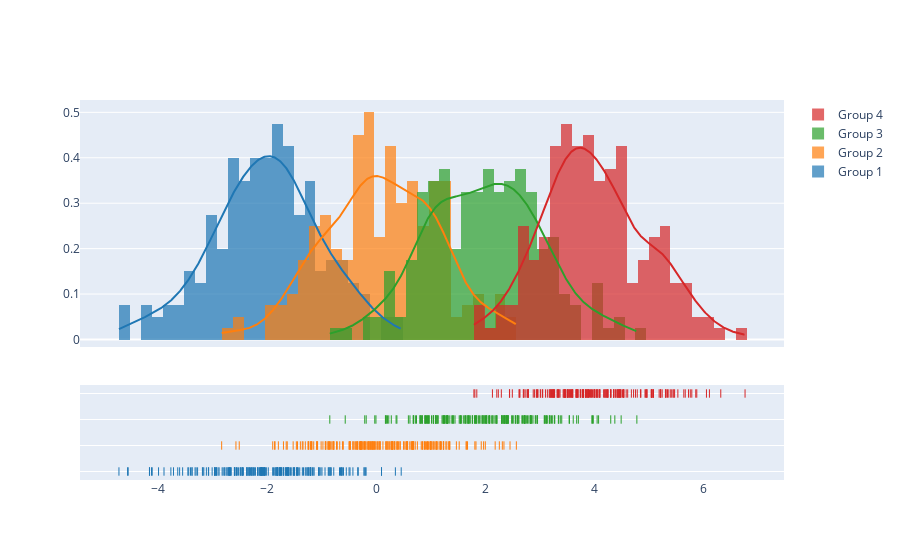

Source (notebook cell):
### Code cell
import plotly.figure_factory as ff

# Add histogram data
x1 = np.random.randn(200) - 2
x2 = np.random.randn(200)
x3 = np.random.randn(200) + 2
x4 = np.random.randn(200) + 4

# Group data together
hist_data = [x1, x2, x3, x4]

group_labels = ['Group 1', 'Group 2', 'Group 3', 'Group 4']

# Create distplot with custom bin_size
fig = ff.create_distplot(hist_data, group_labels, bin_size=.2)
fig.show()

### Figure 1 — Plotly figure (JSON) as saved in the notebook; plotly's stock layout.template omitted (floating-point values rounded to 4 significant figures; data arrays with more than 128 entries replaced by an {"elided": "..."} marker saying what was removed)
{"data": [{"autobinx": false, "histnorm": "probability density", "legendgroup": "Group 1", "marker": {"color": "rgb(31, 119, 180)"}, "name": "Group 1", "opacity": 0.7, "type": "histogram", "x": {"elided": "200 float values"}, "xaxis": "x", "xbins": {"end": 0.4604, "size": 0.2, "start": -4.711}, "yaxis": "y"}, {"autobinx": false, "histnorm": "probability density", "legendgroup": "Group 2", "marker": {"color": "rgb(255, 127, 14)"}, "name": "Group 2", "opacity": 0.7, "type": "histogram", "x": {"elided": "200 float values"}, "xaxis": "x", "xbins": {"end": 2.57, "size": 0.2, "start": -2.829}, "yaxis": "y"}, {"autobinx": false, "histnorm": "probability density", "legendgroup": "Group 3", "marker": {"color": "rgb(44, 160, 44)"}, "name": "Group 3", "opacity": 0.7, "type": "histogram", "x": {"elided": "200 float values"}, "xaxis": "x", "xbins": {"end": 4.778, "size": 0.2, "start": -0.8479}, "yaxis": "y"}, {"autobinx": false, "histnorm": "probability density", "legendgroup": "Group 4", "marker": {"color": "rgb(214, 39, 40)"}, "name": "Group 4", "opacity": 0.7, "type": "histogram", "x": {"elided": "200 float values"}, "xaxis": "x", "xbins": {"end": 6.76, "size": 0.2, "start": 1.793}, "yaxis": "y"}, {"legendgroup": "Group 1", "marker": {"color": "rgb(31, 119, 180)"}, "mode": "lines", "name": "Group 1", "showlegend": false, "type": "scatter", "x": {"elided": "500 float values"}, "xaxis": "x", "y": {"elided": "500 float values"}, "yaxis": "y"}, {"legendgroup": "Group 2", "marker": {"color": "rgb(255, 127, 14)"}, "mode": "lines", "name": "Group 2", "showlegend": false, "type": "scatter", "x": {"elided": "500 float values"}, "xaxis": "x", "y": {"elided": "500 float values"}, "yaxis": "y"}, {"legendgroup": "Group 3", "marker": {"color": "rgb(44, 160, 44)"}, "mode": "lines", "name": "Group 3", "showlegend": false, "type": "scatter", "x": {"elided": "500 float values"}, "xaxis": "x", "y": {"elided": "500 float values"}, "yaxis": "y"}, {"legendgroup": "Group 4", "marker": {"color": "rgb(214, 39, 40)"}, "mode": "lines", "name": "Group 4", "showlegend": false, "type": "scatter", "x": {"elided": "500 float values"}, "xaxis": "x", "y": {"elided": "500 float values"}, "yaxis": "y"}, {"legendgroup": "Group 1", "marker": {"color": "rgb(31, 119, 180)", "symbol": "line-ns-open"}, "mode": "markers", "name": "Group 1", "showlegend": false, "type": "scatter", "x": {"elided": "200 float values"}, "xaxis": "x", "y": {"elided": "200 str values"}, "yaxis": "y2"}, {"legendgroup": "Group 2", "marker": {"color": "rgb(255, 127, 14)", "symbol": "line-ns-open"}, "mode": "markers", "name": "Group 2", "showlegend": false, "type": "scatter", "x": {"elided": "200 float values"}, "xaxis": "x", "y": {"elided": "200 str values"}, "yaxis": "y2"}, {"legendgroup": "Group 3", "marker": {"color": "rgb(44, 160, 44)", "symbol": "line-ns-open"}, "mode": "markers", "name": "Group 3", "showlegend": false, "type": "scatter", "x": {"elided": "200 float values"}, "xaxis": "x", "y": {"elided": "200 str values"}, "yaxis": "y2"}, {"legendgroup": "Group 4", "marker": {"color": "rgb(214, 39, 40)", "symbol": "line-ns-open"}, "mode": "markers", "name": "Group 4", "showlegend": false, "type": "scatter", "x": {"elided": "200 float values"}, "xaxis": "x", "y": {"elided": "200 str values"}, "yaxis": "y2"}], "layout": {"barmode": "overlay", "hovermode": "closest", "legend": {"traceorder": "reversed"}, "xaxis": {"anchor": "y2", "domain": [0.0, 1.0], "zeroline": false}, "yaxis": {"anchor": "free", "domain": [0.35, 1], "position": 0.0}, "yaxis2": {"anchor": "x", "domain": [0, 0.25], "dtick": 1, "showticklabels": false}}}
